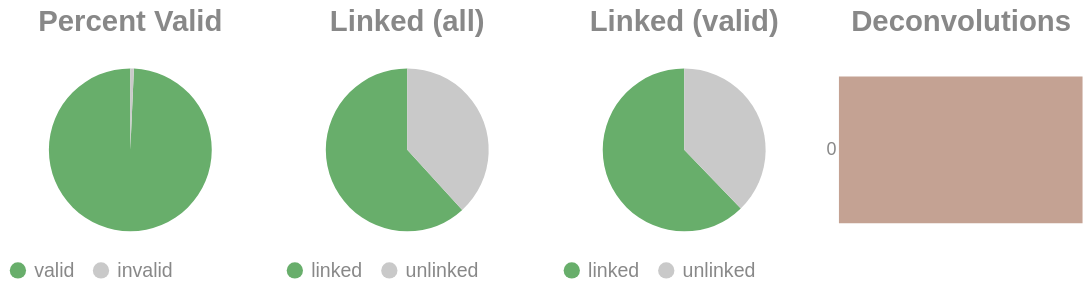

Write notebook code for a chart like this one.
### Code cell
if SKIPLR:
    pass
else:
    clash = Counter()
    for i in valids['molecule'].to_list():
        _mol = i.split("-")
        if len(_mol) == 1:
            clash.update('0')
        else:
            clash.update(_mol[-1])

    _d = {"deconvolutions": [], 'count': []}
    for k,v in clash.items():
        _d['deconvolutions'].append(k)
        _d['count'].append(v)

    tot_valid = valids['reads'].sum()
    mask = valids['reads'] >= 2
    n_linked_reads = valids.filter(mask)['reads'].sum()
    if n_linked_reads == 0:
        print_html("No linked molecules (>=2 reads) were detected; skipping linked-only distributions.")
        SKIPLR = True
    else:
        perc_valid = round(tot_valid / n_reads, 4)
        linked_perc_abs = round(n_linked_reads / n_reads, 4)
        linked_perc = round(n_linked_reads / tot_valid, 4)

    _valid = pl.DataFrame({"valids": ['valid', 'invalid'], "count": [tot_valid, n_reads - tot_valid]})
    _linked_abs = pl.DataFrame({"linked (absolute)": ['linked', 'unlinked'], "count": [n_linked_reads, n_reads - n_linked_reads]})
    _linked_rel = pl.DataFrame({"linked (valids)": ['linked', 'unlinked'], "count": [n_linked_reads, tot_valid - n_linked_reads]})

    (
        alt.hconcat(
            piechart(_valid, goodval = 'valid', title = "Percent Valid"),
            piechart(_linked_abs, goodval = "linked", title =  "Linked (all)"),
            piechart(_linked_rel, goodval = "linked", title =  "Linked (valid)"),
            convolutionbar(pl.DataFrame(_d), title = "Deconvolutions"),
            center = True,
            bounds = 'flush'
        )
        .resolve_scale(color='independent')
        .resolve_legend('independent')
        .properties(usermeta={'embedOptions': {"actions": False}})
    ).display()

### Figure 1 — Vega-Lite specification as saved in the notebook (floating-point values rounded to 4 significant figures)
{"width": "container", "height": 400, "config": {"title": {"anchor": "start", "dy": -15, "fontSize": 18, "color": "#888888", "subtitleColor": "#888888", "subtitleFontSize": 14}, "arc": {"fill": "#0072B2"}, "axis": {"domainColor": "#888888", "domainWidth": 0.5, "gridWidth": 0.2, "grid": false, "titleFontWeight": 400, "titleFontSize": 15, "labelFontSize": 11, "labelColor": "#888888", "tickColor": "#888888", "tickWidth": 0.2, "titleColor": "#888888"}, "axisBand": {"grid": false}, "axisX": {"grid": true, "tickSize": 10, "domainCap": "round"}, "axisY": {"domain": false, "grid": true, "tickSize": 0, "domainCap": "round"}, "background": "transparent", "header": {"labelFontSize": 15, "labelColor": "#888888", "titleFontSize": 15, "titleFontWeight": 600, "titleColor": "#888888"}, "legend": {"labelFont": "sans-serif", "labelFontSize": 12, "labelColor": "#888888", "symbolSize": 100, "symbolType": "circle", "titleFontSize": 12, "titlePadding": 10, "titleColor": "#888888", "title": null}, "range": {"category": ["#E69F00", "#56B4E9", "#009E73", "#F0E442", "#0072B2", "#D55E00", "#CC79A7", "#000000"], "diverging": ["#cfe8f3", "#a2d4ec", "#73bfe2", "#46abdb", "#1696d2", "#12719e"]}, "area": {"fill": "#0072B2", "fillOpacity": 0.7, "line": true, "strokeOpacity": 0.7}, "line": {"color": "#0072B2", "stroke": "#0072B2", "strokeWidth": 2}, "trail": {"color": "#0072B2", "stroke": "#0072B2", "strokeWidth": 0, "size": 1}, "point": {"filled": true, "fillOpacity": 1.0, "size": 95}, "text": {"color": "#888888", "fontSize": 11, "align": "right", "fontWeight": 400, "size": 11}, "bar": {"fill": "#0072B2", "stroke": null}, "view": {"stroke": null, "continuousWidth": 660, "continuousHeight": 400}}, "hconcat": [{"data": {"name": "data-49ab231a57a7265b106f64739230f4c9"}, "mark": {"type": "arc"}, "encoding": {"color": {"field": "valids", "legend": {"orient": "bottom", "title": null}, "scale": {"domain": ["valid", "invalid"], "range": ["#68ae6b", "#C9C9C9"]}, "title": "Valids", "type": "nominal"}, "theta": {"field": "count", "type": "quantitative"}, "tooltip": [{"field": "valids", "title": "Valids", "type": "ordinal"}, {"field": "percent", "format": ".2%", "title": "Percent", "type": "quantitative"}, {"field": "count", "title": "Count", "type": "quantitative"}]}, "height": 100, "title": {"text": "Percent Valid", "align": "center", "anchor": "middle"}, "transform": [{"calculate": "datum.count / 14226319", "as": "percent"}], "width": 150}, {"data": {"name": "data-ff3056ff2e1c3be4b5f61371c99cf263"}, "mark": {"type": "arc"}, "encoding": {"color": {"field": "linked (absolute)", "legend": {"orient": "bottom", "title": null}, "scale": {"domain": ["linked", "unlinked"], "range": ["#68ae6b", "#C9C9C9"]}, "title": "Linked (Absolute)", "type": "nominal"}, "theta": {"field": "count", "type": "quantitative"}, "tooltip": [{"field": "linked (absolute)", "title": "Linked (Absolute)", "type": "ordinal"}, {"field": "percent", "format": ".2%", "title": "Percent", "type": "quantitative"}, {"field": "count", "title": "Count", "type": "quantitative"}]}, "height": 100, "title": {"text": "Linked (all)", "align": "center", "anchor": "middle"}, "transform": [{"calculate": "datum.count / 14226319", "as": "percent"}], "width": 150}, {"data": {"name": "data-aef803f9b9ead184f838dc0cb9c82472"}, "mark": {"type": "arc"}, "encoding": {"color": {"field": "linked (valids)", "legend": {"orient": "bottom", "title": null}, "scale": {"domain": ["linked", "unlinked"], "range": ["#68ae6b", "#C9C9C9"]}, "title": "Linked (Valids)", "type": "nominal"}, "theta": {"field": "count", "type": "quantitative"}, "tooltip": [{"field": "linked (valids)", "title": "Linked (Valids)", "type": "ordinal"}, {"field": "percent", "format": ".2%", "title": "Percent", "type": "quantitative"}, {"field": "count", "title": "Count", "type": "quantitative"}]}, "height": 100, "title": {"text": "Linked (valid)", "align": "center", "anchor": "middle"}, "transform": [{"calculate": "datum.count / 14126082", "as": "percent"}], "width": 150}, {"data": {"name": "data-43343d75273dba881bd82e578a116a00"}, "mark": {"type": "bar"}, "encoding": {"color": {"field": "deconvolutions", "legend": null, "scale": {"scheme": "lightgreyred"}, "type": "nominal"}, "tooltip": [{"field": "deconvolutions", "title": "Deconvolutions", "type": "ordinal"}, {"field": "percent", "format": ".2%", "title": "Percent", "type": "quantitative"}, {"field": "count", "title": "Count", "type": "quantitative"}], "x": {"axis": null, "field": "count", "type": "quantitative"}, "y": {"field": "deconvolutions", "sort": "ascending", "title": null, "type": "nominal"}}, "height": 100, "title": {"text": "Deconvolutions", "align": "center", "anchor": "middle"}, "transform": [{"calculate": "datum.count / 7975823", "as": "percent"}], "width": 150}], "bounds": "flush", "center": true, "resolve": {"legend": {"angle": "independent"}, "scale": {"color": "independent"}}, "usermeta": {"embedOptions": {"actions": false}}, "$schema": "https://vega.github.io/schema/vega-lite/v6.1.0.json", "datasets": {"data-49ab231a57a7265b106f64739230f4c9": [{"valids": "valid", "count": 14126082}, {"valids": "invalid", "count": 100237}], "data-ff3056ff2e1c3be4b5f61371c99cf263": [{"linked (absolute)": "linked", "count": 8791343}, {"linked (absolute)": "unlinked", "count": 5434976}], "data-aef803f9b9ead184f838dc0cb9c82472": [{"linked (valids)": "linked", "count": 8791343}, {"linked (valids)": "unlinked", "count": 5334739}], "data-43343d75273dba881bd82e578a116a00": [{"deconvolutions": "0", "count": 7975823}]}}
